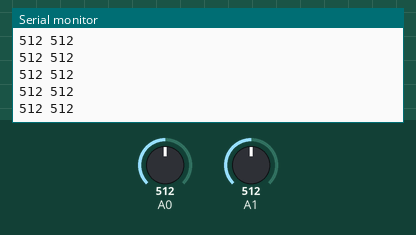
The sketch below on a simulated Arduino Uno, built with avr-gcc and run on an emulated ATmega328P. On the bench: the last lines printed to the serial monitor. The test bench sets the inputs (shaded band); at power-on: A0 = 512, A1 = 512.

Above: at 1.2 s.
1.3 s: A0 set to 716
At 1.33 s:
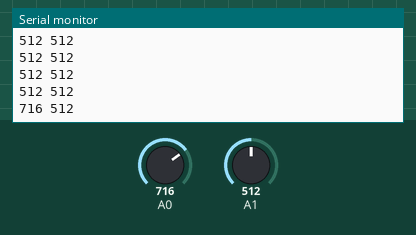
2.8 s: A1 set to 716
At 2.8 s:
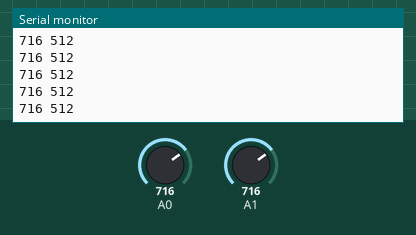
4.3 s: A0 set to 900
At 4.31 s:
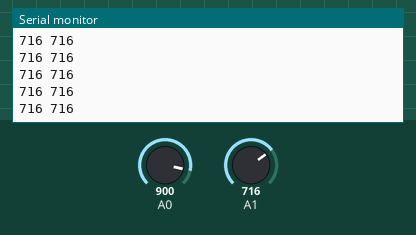
5.8 s: A1 set to 900
At 5.83 s:
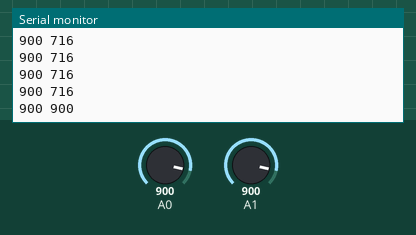
Timing chart, 0 to 8.3 s (numbered marks = the images above; inputs shaded):
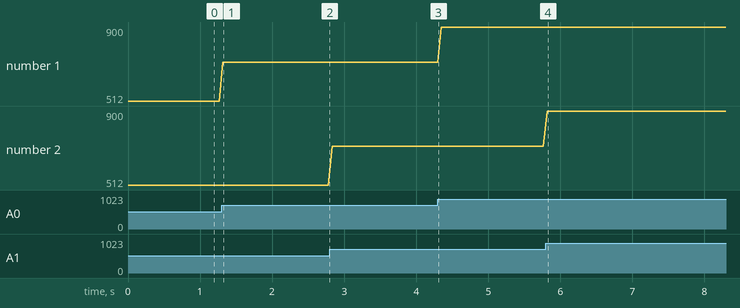

The sketch:

sketch_oct16a.ino
```cpp
void setup() {
  // put your setup code here, to run once:
  Serial.begin(115200);
}

void loop() {
  // put your main code here, to run repeatedly:
  int axe_x = analogRead(A0);
  int axe_y = analogRead(A1);
  Serial.print(axe_x);
  Serial.print(" ");
  Serial.println(axe_y);
  delay(50);
}
```

Measured:
- after the input at 1.3 s, the serial monitor: prints a new line at once (image 1)
- after the input at 5.8 s, the serial monitor: prints a new line at once (image 4)
- plotted number 1: 512 → 716 after the input at 1.3 s, 716 → 900 after the input at 4.3 s
